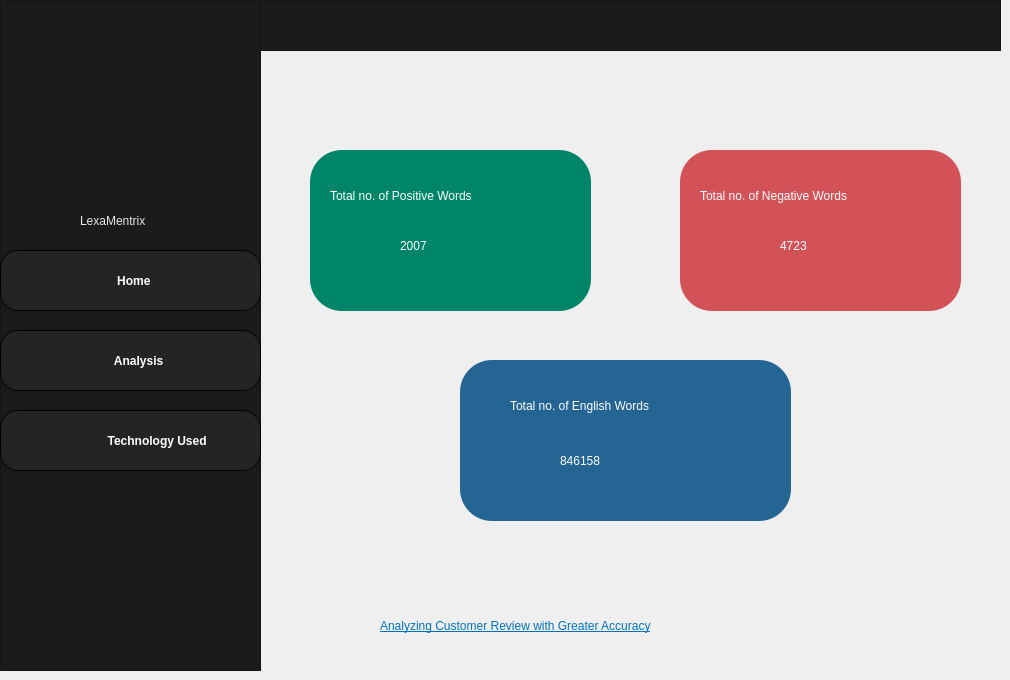
    <widget class="QWidget" name="home">
     <widget class="QFrame" name="frame_4">
      <property name="geometry">
       <rect>
        <x>310</x>
        <y>150</y>
        <width>281</width>
        <height>161</height>
       </rect>
      </property>
      <property name="styleSheet">
       <string notr="true">
  /* Create a radial gradient with transparency at the edges */
QFrame { 
border-radius:32px; background-color:rgba(0,133,104,255); }

           QFrame:hover { background-color:rgba(0,153,124,255); }</string>
      </property>
      <property name="frameShape">
       <enum>QFrame::StyledPanel</enum>
      </property>
      <property name="frameShadow">
       <enum>QFrame::Raised</enum>
      </property>
      <widget class="QLabel" name="label_16">
       <property name="geometry">
        <rect>
         <x>20</x>
         <y>30</y>
         <width>251</width>
         <height>31</height>
        </rect>
       </property>
       <property name="styleSheet">
        <string notr="true">background-color:none;
color:white;
font: 700 14pt &quot;Arial&quot;;</string>
       </property>
       <property name="text">
        <string>Total no. of Positive Words</string>
       </property>
      </widget>
      <widget class="QLabel" name="label_20">
       <property name="geometry">
        <rect>
         <x>90</x>
         <y>70</y>
         <width>131</width>
         <height>51</height>
        </rect>
       </property>
       <property name="styleSheet">
        <string notr="true">BACkground-color:none;
color:white;
font: 700 29pt &quot;Tahoma&quot;;</string>
       </property>
       <property name="text">
        <string>2007</string>
       </property>
      </widget>
     </widget>
     <widget class="QFrame" name="frame_5">
      <property name="geometry">
       <rect>
        <x>460</x>
        <y>360</y>
        <width>331</width>
        <height>161</height>
       </rect>
      </property>
      <property name="styleSheet">
       <string notr="true">QFrame { border-radius: 32px;
	background-color: rgb(36, 101, 148);
}
                      QFrame:hover {	background-color: rgb(44, 123, 180);
 }</string>
      </property>
      <property name="frameShape">
       <enum>QFrame::StyledPanel</enum>
      </property>
      <property name="frameShadow">
       <enum>QFrame::Raised</enum>
      </property>
      <widget class="QLabel" name="label_23">
       <property name="geometry">
        <rect>
         <x>50</x>
         <y>30</y>
         <width>291</width>
         <height>31</height>
        </rect>
       </property>
       <property name="styleSheet">
        <string notr="true">background-color:none;
color:white;
font: 600 14pt &quot;Arial&quot;;</string>
       </property>
       <property name="text">
        <string>Total no. of English Words</string>
       </property>
      </widget>
      <widget class="QLabel" name="label_4">
       <property name="geometry">
        <rect>
         <x>100</x>
         <y>80</y>
         <width>191</width>
         <height>41</height>
        </rect>
       </property>
       <property name="styleSheet">
        <string notr="true">BACkground-color:none;
color:white;
font: 700 29pt &quot;Tahoma&quot;;</string>
       </property>
       <property name="text">
        <string>846158</string>
       </property>
      </widget>
     </widget>
     <widget class="QFrame" name="frame_3">
      <property name="geometry">
       <rect>
        <x>680</x>
        <y>150</y>
        <width>281</width>
        <height>161</height>
       </rect>
      </property>
      <property name="styleSheet">
       <string notr="true">QFrame {
 border-radius: 32px; background-color: rgba(210,82,88,255); 
}
                QFrame:hover 
{
 background-color: rgba(230,102,108,255);
}</string>
      </property>
      <property name="frameShape">
       <enum>QFrame::StyledPanel</enum>
      </property>
      <property name="frameShadow">
       <enum>QFrame::Raised</enum>
      </property>
      <widget class="QLabel" name="label_2">
       <property name="geometry">
        <rect>
         <x>20</x>
         <y>30</y>
         <width>251</width>
         <height>31</height>
        </rect>
       </property>
       <property name="styleSheet">
        <string notr="true">background-color:none;
color:white;
font: 700 14pt &quot;Arial&quot;;</string>
       </property>
       <property name="text">
        <string>Total no. of Negative Words</string>
       </property>
      </widget>
      <widget class="QLabel" name="label_24">
       <property name="geometry">
        <rect>
         <x>100</x>
         <y>70</y>
         <width>121</width>
         <height>51</height>
        </rect>
       </property>
       <property name="styleSheet">
        <string notr="true">BACkground-color:none;
color:white;
font: 700 29pt &quot;Tahoma&quot;;</string>
       </property>
       <property name="text">
        <string>4723</string>
       </property>
      </widget>
     </widget>
     <widget class="QLabel" name="label_25">
      <property name="geometry">
       <rect>
        <x>380</x>
        <y>610</y>
        <width>551</width>
        <height>31</height>
       </rect>
      </property>
      <property name="styleSheet">
       <string notr="true">background-color:none;
font: 17pt &quot;Tahoma&quot;;
text-decoration: underline;
color: rgb(0, 114, 187);</string>
      </property>
      <property name="text">
       <string>Analyzing Customer Review with Greater Accuracy</string>
      </property>
     </widget>
     <widget class="QFrame" name="frame_2">
      <property name="geometry">
       <rect>
        <x>260</x>
        <y>0</y>
        <width>741</width>
        <height>51</height>
       </rect>
      </property>
      <property name="styleSheet">
       <string notr="true">background-color: rgba(27,27,27,255);
</string>
      </property>
      <property name="frameShape">
       <enum>QFrame::StyledPanel</enum>
      </property>
      <property name="frameShadow">
       <enum>QFrame::Raised</enum>
      </property>
      <widget class="QLabel" name="label_5">
       <property name="geometry">
        <rect>
         <x>630</x>
         <y>10</y>
         <width>41</width>
         <height>31</height>
        </rect>
       </property>
       <property name="styleSheet">
        <string notr="true">background-color:none;</string>
       </property>
       <property name="text">
        <string/>
       </property>
       <property name="pixmap">
        <pixmap resource="iconn.qrc">:/ico/Icon/option.png</pixmap>
       </property>
       <property name="scaledContents">
        <bool>true</bool>
       </property>
      </widget>
      <widget class="QLabel" name="label_6">
       <property name="geometry">
        <rect>
         <x>570</x>
         <y>0</y>
         <width>51</width>
         <height>51</height>
        </rect>
       </property>
       <property name="styleSheet">
        <string notr="true">background-color:none;</string>
       </property>
       <property name="text">
        <string/>
       </property>
       <property name="pixmap">
        <pixmap resource="iconn.qrc">:/ico/Icon/ppp.png</pixmap>
       </property>
       <property name="scaledContents">
        <bool>true</bool>
       </property>
      </widget>
      <widget class="QLabel" name="label_43">
       <property name="geometry">
        <rect>
         <x>20</x>
         <y>10</y>
         <width>41</width>
         <height>41</height>
        </rect>
       </property>
       <property name="styleSheet">
        <string notr="true">background-color:none;</string>
       </property>
       <property name="text">
        <string/>
       </property>
       <property name="pixmap">
        <pixmap resource="iconn.qrc">:/ico/Icon/law.png</pixmap>
       </property>
       <property name="scaledContents">
        <bool>true</bool>
       </property>
      </widget>
     </widget>
     <widget class="QFrame" name="frame">
      <property name="geometry">
       <rect>
        <x>0</x>
        <y>0</y>
        <width>261</width>
        <height>671</height>
       </rect>
      </property>
      <property name="styleSheet">
       <string notr="true">background-color: rgba(27,27,27,255);
</string>
      </property>
      <property name="frameShape">
       <enum>QFrame::StyledPanel</enum>
      </property>
      <property name="frameShadow">
       <enum>QFrame::Raised</enum>
      </property>
      <widget class="QLabel" name="label_7">
       <property name="geometry">
        <rect>
         <x>10</x>
         <y>10</y>
         <width>241</width>
         <height>201</height>
        </rect>
       </property>
       <property name="styleSheet">
        <string notr="true">background-color:none;</string>
       </property>
       <property name="text">
        <string/>
       </property>
       <property name="pixmap">
        <pixmap resource="iconn.qrc">:/ico/Icon/logo (1).png</pixmap>
       </property>
       <property name="scaledContents">
        <bool>true</bool>
       </property>
      </widget>
      <widget class="QLabel" name="label">
       <property name="geometry">
        <rect>
         <x>80</x>
         <y>200</y>
         <width>141</width>
         <height>41</height>
        </rect>
       </property>
       <property name="styleSheet">
        <string notr="true">
background-color: none;
font: 14pt &quot;Lucida Sans Unicode&quot;;
color:rgba(229,232,236,255)
</string>
       </property>
       <property name="text">
        <string>LexaMentrix</string>
       </property>
      </widget>
      <widget class="QPushButton" name="pushButton">
       <property name="geometry">
        <rect>
         <x>0</x>
         <y>250</y>
         <width>261</width>
         <height>61</height>
        </rect>
       </property>
       <property name="styleSheet">
        <string notr="true">
QPushButton {
    /* Light Blue */
	background-color: rgb(36, 36, 36);

color:white;
font: 700 15pt &quot;Arial&quot;;
    border-radius: 18px;
border:1px solid black;
    padding: 5px;
    
    font-weight: bold;
}

QPushButton:hover {
	background-color: rgb(63, 63, 63);
	
}

QPushButton:pressed {
   
	background-color: rgb(65, 79, 72);
}

</string>
       </property>
       <property name="text">
        <string>  Home</string>
       </property>
      </widget>
      <widget class="QPushButton" name="pushButton_2">
       <property name="geometry">
        <rect>
         <x>0</x>
         <y>330</y>
         <width>261</width>
         <height>61</height>
        </rect>
       </property>
       <property name="styleSheet">
        <string notr="true">
QPushButton {
    /* Light Blue */
	background-color: rgb(36, 36, 36);

color:white;
font: 700 15pt &quot;Arial&quot;;
    border-radius: 18px;
border:1px solid black;
    padding: 5px;
    
    font-weight: bold;
}

QPushButton:hover {
	background-color: rgb(63, 63, 63);
	
}

QPushButton:pressed {
   
	background-color: rgb(65, 79, 72);
}

</string>
       </property>
       <property name="text">
        <string>     Analysis</string>
       </property>
      </widget>
      <widget class="QLabel" name="label_8">
       <property name="geometry">
        <rect>
         <x>32</x>
         <y>260</y>
         <width>51</width>
         <height>41</height>
        </rect>
       </property>
       <property name="styleSheet">
        <string notr="true">background-color:none;</string>
       </property>
       <property name="text">
        <string/>
       </property>
       <property name="pixmap">
        <pixmap resource="iconn.qrc">:/ico/Icon/icons8-home-50.png</pixmap>
       </property>
       <property name="scaledContents">
        <bool>true</bool>
       </property>
      </widget>
      <widget class="QLabel" name="label_9">
       <property name="geometry">
        <rect>
         <x>30</x>
         <y>340</y>
         <width>51</width>
         <height>41</height>
        </rect>
       </property>
       <property name="styleSheet">
        <string notr="true">background-color:none;</string>
       </property>
       <property name="text">
        <string/>
       </property>
       <property name="pixmap">
        <pixmap resource="iconn.qrc">:/ico/Icon/icons8-visualization-99.png</pixmap>
       </property>
       <property name="scaledContents">
        <bool>true</bool>
       </property>
      </widget>
      <widget class="QPushButton" name="pushButton_3">
       <property name="geometry">
        <rect>
         <x>0</x>
         <y>410</y>
         <width>261</width>
         <height>61</height>
        </rect>
       </property>
       <property name="styleSheet">
        <string notr="true">
QPushButton {
    /* Light Blue */
	background-color: rgb(36, 36, 36);

color:white;
font: 700 15pt &quot;Arial&quot;;
    border-radius: 18px;
border:1px solid black;
    padding: 5px;
    
    font-weight: bold;
}

QPushButton:hover {
	background-color: rgb(63, 63, 63);
	
}

QPushButton:pressed {
   
	background-color: rgb(65, 79, 72);
}

</string>
       </property>
       <property name="text">
        <string>                Technology Used</string>
       </property>
      </widget>
      <widget class="QLabel" name="label_27">
       <property name="geometry">
        <rect>
         <x>30</x>
         <y>420</y>
         <width>51</width>
         <height>41</height>
        </rect>
       </property>
       <property name="styleSheet">
        <string notr="true">background-color:none;</string>
       </property>
       <property name="text">
        <string/>
       </property>
       <property name="pixmap">
        <pixmap resource="iconn.qrc">:/ico/Icon/Tech.png</pixmap>
       </property>
       <property name="scaledContents">
        <bool>true</bool>
       </property>
      </widget>
     </widget>
     <widget class="QLabel" name="label_3">
      <property name="geometry">
       <rect>
        <x>940</x>
        <y>10</y>
        <width>51</width>
        <height>31</height>
       </rect>
      </property>
      <property name="styleSheet">
       <string notr="true">background-color:none;</string>
      </property>
      <property name="text">
       <string/>
      </property>
      <property name="pixmap">
       <pixmap resource="iconn.qrc">:/ico/Icon/bell.png</pixmap>
      </property>
      <property name="scaledContents">
       <bool>true</bool>
      </property>
     </widget>
    </widget>
